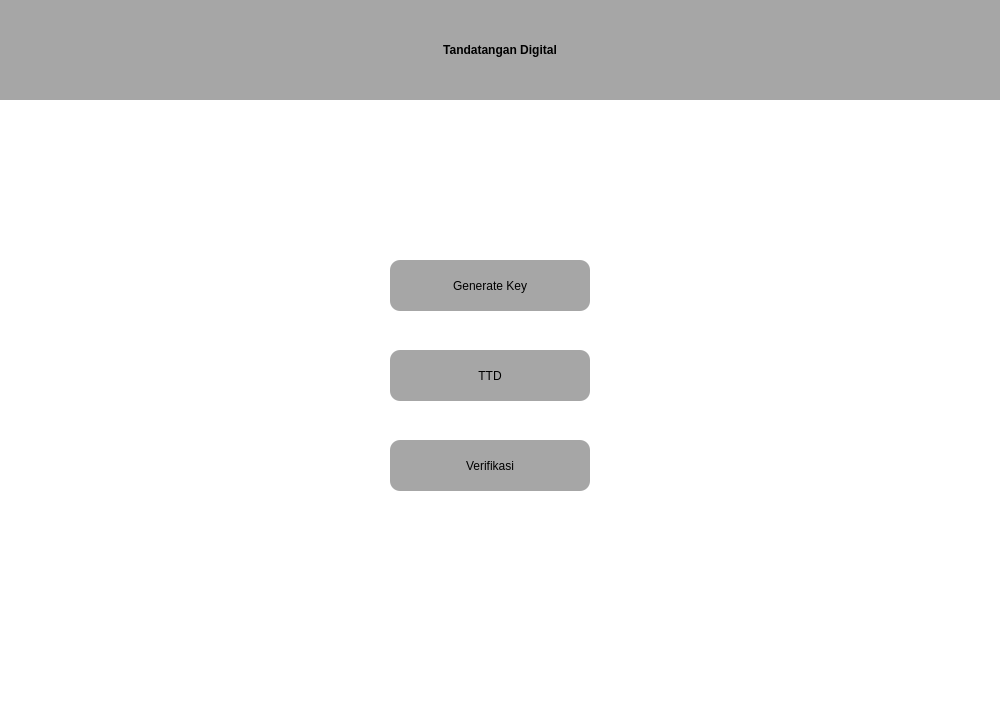
<?xml version="1.0" encoding="UTF-8"?>
<ui version="4.0">
	<class>Widget</class>
	<widget class="QWidget" name="Widget">
		<property name="geometry">
			<rect>
				<x>0</x>
				<y>0</y>
				<width>1000</width>
				<height>720</height>
			</rect>
		</property>
		<property name="windowTitle">
			<string>Widget</string>
		</property>
		<property name="styleSheet">
			<string notr="true">background-color: rgb(255, 255, 255);</string>
		</property>
		<widget class="QWidget" name="widget1" native="true">
			<property name="geometry">
				<rect>
					<x>0</x>
					<y>0</y>
					<width>1000</width>
					<height>720</height>
				</rect>
			</property>
			<property name="styleSheet">
				<string notr="true">QWidget#widget1 {background-color: rgb(255, 255, 255);};

</string>
			</property>
			<widget class="QPushButton" name="sign">
				<property name="geometry">
					<rect>
						<x>390</x>
						<y>350</y>
						<width>200</width>
						<height>51</height>
					</rect>
				</property>
				<property name="styleSheet">
					<string notr="true">font: 1000 15pt &quot;Product Sans&quot;;
border-radius: 10px;
background-color: rgb(166, 166, 166);


</string>
				</property>
				<property name="text">
					<string>TTD</string>
				</property>
			</widget>
			<widget class="QPushButton" name="verify">
				<property name="geometry">
					<rect>
						<x>390</x>
						<y>440</y>
						<width>200</width>
						<height>51</height>
					</rect>
				</property>
				<property name="styleSheet">
					<string notr="true">font: 1000 15pt &quot;Product Sans&quot;;
border-radius: 10px;
background-color: rgb(166, 166, 166);


</string>
				</property>
				<property name="text">
					<string>Verifikasi</string>
				</property>
			</widget>
			<widget class="QLabel" name="label_2">
				<property name="geometry">
					<rect>
						<x>780</x>
						<y>730</y>
						<width>421</width>
						<height>61</height>
					</rect>
				</property>
				<property name="palette">
					<palette>
						<active>
							<colorrole role="WindowText">
								<brush brushstyle="SolidPattern">
									<color alpha="200">
										<red>255</red>
										<green>255</green>
										<blue>255</blue>
									</color>
								</brush>
							</colorrole>
							<colorrole role="Button">
								<brush brushstyle="SolidPattern">
									<color alpha="0">
										<red>255</red>
										<green>255</green>
										<blue>255</blue>
									</color>
								</brush>
							</colorrole>
							<colorrole role="Light">
								<brush brushstyle="SolidPattern">
									<color alpha="255">
										<red>95</red>
										<green>103</green>
										<blue>127</blue>
									</color>
								</brush>
							</colorrole>
							<colorrole role="Midlight">
								<brush brushstyle="SolidPattern">
									<color alpha="255">
										<red>49</red>
										<green>49</green>
										<blue>49</blue>
									</color>
								</brush>
							</colorrole>
							<colorrole role="Dark">
								<brush brushstyle="SolidPattern">
									<color alpha="255">
										<red>0</red>
										<green>0</green>
										<blue>0</blue>
									</color>
								</brush>
							</colorrole>
							<colorrole role="Mid">
								<brush brushstyle="SolidPattern">
									<color alpha="255">
										<red>25</red>
										<green>25</green>
										<blue>25</blue>
									</color>
								</brush>
							</colorrole>
							<colorrole role="Text">
								<brush brushstyle="SolidPattern">
									<color alpha="200">
										<red>255</red>
										<green>255</green>
										<blue>255</blue>
									</color>
								</brush>
							</colorrole>
							<colorrole role="ButtonText">
								<brush brushstyle="SolidPattern">
									<color alpha="200">
										<red>255</red>
										<green>255</green>
										<blue>255</blue>
									</color>
								</brush>
							</colorrole>
							<colorrole role="Base">
								<brush brushstyle="SolidPattern">
									<color alpha="0">
										<red>255</red>
										<green>255</green>
										<blue>255</blue>
									</color>
								</brush>
							</colorrole>
							<colorrole role="Window">
								<brush brushstyle="SolidPattern">
									<color alpha="0">
										<red>255</red>
										<green>255</green>
										<blue>255</blue>
									</color>
								</brush>
							</colorrole>
							<colorrole role="Shadow">
								<brush brushstyle="SolidPattern">
									<color alpha="255">
										<red>0</red>
										<green>0</green>
										<blue>0</blue>
									</color>
								</brush>
							</colorrole>
							<colorrole role="Highlight">
								<brush brushstyle="SolidPattern">
									<color alpha="255">
										<red>82</red>
										<green>148</green>
										<blue>226</blue>
									</color>
								</brush>
							</colorrole>
							<colorrole role="HighlightedText">
								<brush brushstyle="SolidPattern">
									<color alpha="255">
										<red>255</red>
										<green>255</green>
										<blue>255</blue>
									</color>
								</brush>
							</colorrole>
							<colorrole role="Link">
								<brush brushstyle="SolidPattern">
									<color alpha="255">
										<red>0</red>
										<green>157</green>
										<blue>255</blue>
									</color>
								</brush>
							</colorrole>
							<colorrole role="LinkVisited">
								<brush brushstyle="SolidPattern">
									<color alpha="255">
										<red>158</red>
										<green>79</green>
										<blue>255</blue>
									</color>
								</brush>
							</colorrole>
							<colorrole role="AlternateBase">
								<brush brushstyle="SolidPattern">
									<color alpha="255">
										<red>60</red>
										<green>67</green>
										<blue>79</blue>
									</color>
								</brush>
							</colorrole>
							<colorrole role="ToolTipBase">
								<brush brushstyle="SolidPattern">
									<color alpha="255">
										<red>0</red>
										<green>0</green>
										<blue>0</blue>
									</color>
								</brush>
							</colorrole>
							<colorrole role="ToolTipText">
								<brush brushstyle="SolidPattern">
									<color alpha="255">
										<red>238</red>
										<green>252</green>
										<blue>255</blue>
									</color>
								</brush>
							</colorrole>
							<colorrole role="PlaceholderText">
								<brush brushstyle="SolidPattern">
									<color alpha="128">
										<red>255</red>
										<green>255</green>
										<blue>255</blue>
									</color>
								</brush>
							</colorrole>
						</active>
						<inactive>
							<colorrole role="WindowText">
								<brush brushstyle="SolidPattern">
									<color alpha="200">
										<red>255</red>
										<green>255</green>
										<blue>255</blue>
									</color>
								</brush>
							</colorrole>
							<colorrole role="Button">
								<brush brushstyle="SolidPattern">
									<color alpha="0">
										<red>255</red>
										<green>255</green>
										<blue>255</blue>
									</color>
								</brush>
							</colorrole>
							<colorrole role="Light">
								<brush brushstyle="SolidPattern">
									<color alpha="255">
										<red>95</red>
										<green>103</green>
										<blue>127</blue>
									</color>
								</brush>
							</colorrole>
							<colorrole role="Midlight">
								<brush brushstyle="SolidPattern">
									<color alpha="255">
										<red>49</red>
										<green>49</green>
										<blue>49</blue>
									</color>
								</brush>
							</colorrole>
							<colorrole role="Dark">
								<brush brushstyle="SolidPattern">
									<color alpha="255">
										<red>0</red>
										<green>0</green>
										<blue>0</blue>
									</color>
								</brush>
							</colorrole>
							<colorrole role="Mid">
								<brush brushstyle="SolidPattern">
									<color alpha="255">
										<red>25</red>
										<green>25</green>
										<blue>25</blue>
									</color>
								</brush>
							</colorrole>
							<colorrole role="Text">
								<brush brushstyle="SolidPattern">
									<color alpha="200">
										<red>255</red>
										<green>255</green>
										<blue>255</blue>
									</color>
								</brush>
							</colorrole>
							<colorrole role="ButtonText">
								<brush brushstyle="SolidPattern">
									<color alpha="200">
										<red>255</red>
										<green>255</green>
										<blue>255</blue>
									</color>
								</brush>
							</colorrole>
							<colorrole role="Base">
								<brush brushstyle="SolidPattern">
									<color alpha="0">
										<red>255</red>
										<green>255</green>
										<blue>255</blue>
									</color>
								</brush>
							</colorrole>
							<colorrole role="Window">
								<brush brushstyle="SolidPattern">
									<color alpha="0">
										<red>255</red>
										<green>255</green>
										<blue>255</blue>
									</color>
								</brush>
							</colorrole>
							<colorrole role="Shadow">
								<brush brushstyle="SolidPattern">
									<color alpha="255">
										<red>0</red>
										<green>0</green>
										<blue>0</blue>
									</color>
								</brush>
							</colorrole>
							<colorrole role="Highlight">
								<brush brushstyle="SolidPattern">
									<color alpha="255">
										<red>82</red>
										<green>149</green>
										<blue>225</blue>
									</color>
								</brush>
							</colorrole>
							<colorrole role="HighlightedText">
								<brush brushstyle="SolidPattern">
									<color alpha="255">
										<red>255</red>
										<green>255</green>
										<blue>255</blue>
									</color>
								</brush>
							</colorrole>
							<colorrole role="Link">
								<brush brushstyle="SolidPattern">
									<color alpha="255">
										<red>0</red>
										<green>157</green>
										<blue>255</blue>
									</color>
								</brush>
							</colorrole>
							<colorrole role="LinkVisited">
								<brush brushstyle="SolidPattern">
									<color alpha="255">
										<red>158</red>
										<green>79</green>
										<blue>255</blue>
									</color>
								</brush>
							</colorrole>
							<colorrole role="AlternateBase">
								<brush brushstyle="SolidPattern">
									<color alpha="255">
										<red>60</red>
										<green>67</green>
										<blue>79</blue>
									</color>
								</brush>
							</colorrole>
							<colorrole role="ToolTipBase">
								<brush brushstyle="SolidPattern">
									<color alpha="255">
										<red>0</red>
										<green>0</green>
										<blue>0</blue>
									</color>
								</brush>
							</colorrole>
							<colorrole role="ToolTipText">
								<brush brushstyle="SolidPattern">
									<color alpha="255">
										<red>238</red>
										<green>252</green>
										<blue>255</blue>
									</color>
								</brush>
							</colorrole>
							<colorrole role="PlaceholderText">
								<brush brushstyle="SolidPattern">
									<color alpha="128">
										<red>255</red>
										<green>255</green>
										<blue>255</blue>
									</color>
								</brush>
							</colorrole>
						</inactive>
						<disabled>
							<colorrole role="WindowText">
								<brush brushstyle="SolidPattern">
									<color alpha="115">
										<red>255</red>
										<green>255</green>
										<blue>255</blue>
									</color>
								</brush>
							</colorrole>
							<colorrole role="Button">
								<brush brushstyle="SolidPattern">
									<color alpha="0">
										<red>255</red>
										<green>255</green>
										<blue>255</blue>
									</color>
								</brush>
							</colorrole>
							<colorrole role="Light">
								<brush brushstyle="SolidPattern">
									<color alpha="255">
										<red>95</red>
										<green>103</green>
										<blue>127</blue>
									</color>
								</brush>
							</colorrole>
							<colorrole role="Midlight">
								<brush brushstyle="SolidPattern">
									<color alpha="255">
										<red>49</red>
										<green>49</green>
										<blue>49</blue>
									</color>
								</brush>
							</colorrole>
							<colorrole role="Dark">
								<brush brushstyle="SolidPattern">
									<color alpha="255">
										<red>0</red>
										<green>0</green>
										<blue>0</blue>
									</color>
								</brush>
							</colorrole>
							<colorrole role="Mid">
								<brush brushstyle="SolidPattern">
									<color alpha="255">
										<red>25</red>
										<green>25</green>
										<blue>25</blue>
									</color>
								</brush>
							</colorrole>
							<colorrole role="Text">
								<brush brushstyle="SolidPattern">
									<color alpha="115">
										<red>255</red>
										<green>255</green>
										<blue>255</blue>
									</color>
								</brush>
							</colorrole>
							<colorrole role="ButtonText">
								<brush brushstyle="SolidPattern">
									<color alpha="115">
										<red>255</red>
										<green>255</green>
										<blue>255</blue>
									</color>
								</brush>
							</colorrole>
							<colorrole role="Base">
								<brush brushstyle="SolidPattern">
									<color alpha="0">
										<red>255</red>
										<green>255</green>
										<blue>255</blue>
									</color>
								</brush>
							</colorrole>
							<colorrole role="Window">
								<brush brushstyle="SolidPattern">
									<color alpha="0">
										<red>255</red>
										<green>255</green>
										<blue>255</blue>
									</color>
								</brush>
							</colorrole>
							<colorrole role="Shadow">
								<brush brushstyle="SolidPattern">
									<color alpha="255">
										<red>0</red>
										<green>0</green>
										<blue>0</blue>
									</color>
								</brush>
							</colorrole>
							<colorrole role="Highlight">
								<brush brushstyle="SolidPattern">
									<color alpha="255">
										<red>82</red>
										<green>148</green>
										<blue>226</blue>
									</color>
								</brush>
							</colorrole>
							<colorrole role="HighlightedText">
								<brush brushstyle="SolidPattern">
									<color alpha="255">
										<red>255</red>
										<green>255</green>
										<blue>255</blue>
									</color>
								</brush>
							</colorrole>
							<colorrole role="Link">
								<brush brushstyle="SolidPattern">
									<color alpha="255">
										<red>0</red>
										<green>157</green>
										<blue>255</blue>
									</color>
								</brush>
							</colorrole>
							<colorrole role="LinkVisited">
								<brush brushstyle="SolidPattern">
									<color alpha="255">
										<red>158</red>
										<green>79</green>
										<blue>255</blue>
									</color>
								</brush>
							</colorrole>
							<colorrole role="AlternateBase">
								<brush brushstyle="SolidPattern">
									<color alpha="255">
										<red>60</red>
										<green>67</green>
										<blue>79</blue>
									</color>
								</brush>
							</colorrole>
							<colorrole role="ToolTipBase">
								<brush brushstyle="SolidPattern">
									<color alpha="255">
										<red>0</red>
										<green>0</green>
										<blue>0</blue>
									</color>
								</brush>
							</colorrole>
							<colorrole role="ToolTipText">
								<brush brushstyle="SolidPattern">
									<color alpha="255">
										<red>238</red>
										<green>252</green>
										<blue>255</blue>
									</color>
								</brush>
							</colorrole>
							<colorrole role="PlaceholderText">
								<brush brushstyle="SolidPattern">
									<color alpha="128">
										<red>255</red>
										<green>255</green>
										<blue>255</blue>
									</color>
								</brush>
							</colorrole>
						</disabled>
					</palette>
				</property>
				<property name="font">
					<font>
						<pointsize>20</pointsize>
						<weight>75</weight>
						<bold>true</bold>
						<kerning>true</kerning>
					</font>
				</property>
				<property name="autoFillBackground">
					<bool>false</bool>
				</property>
				<property name="styleSheet">
					<string notr="true">background-color: rgba(255, 255, 255, 0);</string>
				</property>
				<property name="frameShape">
					<enum>QFrame::NoFrame</enum>
				</property>
				<property name="text">
					<string notr="true">Tugas 5 IF4020 Kriptografi</string>
				</property>
				<property name="alignment">
					<set>Qt::AlignCenter</set>
				</property>
				<property name="wordWrap">
					<bool>false</bool>
				</property>
			</widget>
			<widget class="QLabel" name="label">
				<property name="geometry">
					<rect>
						<x>0</x>
						<y>0</y>
						<width>1000</width>
						<height>100</height>
					</rect>
				</property>
				<property name="styleSheet">
					<string notr="true">background-color: rgb(166, 166, 166);
color: rgb(0, 0, 0);
font: 75 40pt &quot;Product Sans&quot;;
font-weight: bold;
</string>
				</property>
				<property name="text">
					<string>Tandatangan Digital</string>
				</property>
				<property name="alignment">
					<set>Qt::AlignCenter</set>
				</property>
			</widget>
			<widget class="QPushButton" name="Keygen">
				<property name="geometry">
					<rect>
						<x>390</x>
						<y>260</y>
						<width>200</width>
						<height>51</height>
					</rect>
				</property>
				<property name="styleSheet">
					<string notr="true">font: 1000 15pt &quot;Product Sans&quot;;
border-radius: 10px;
background-color: rgb(166, 166, 166);


</string>
				</property>
				<property name="text">
					<string>Generate Key</string>
				</property>
			</widget>
		</widget>
	</widget>
	<resources/>
	<connections/>
</ui>
